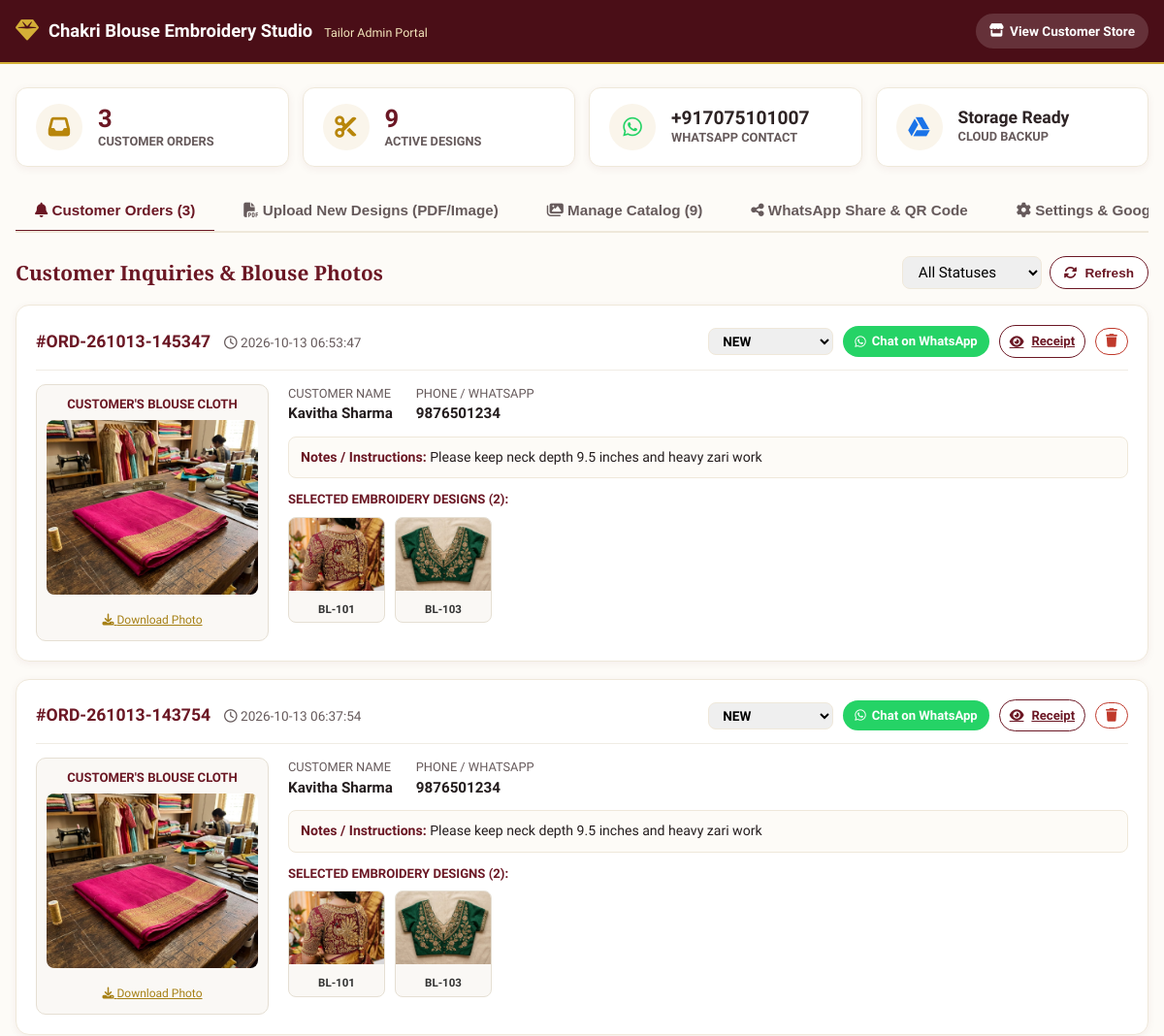
/admin (upper part), run on an earlier commit of the app's database.
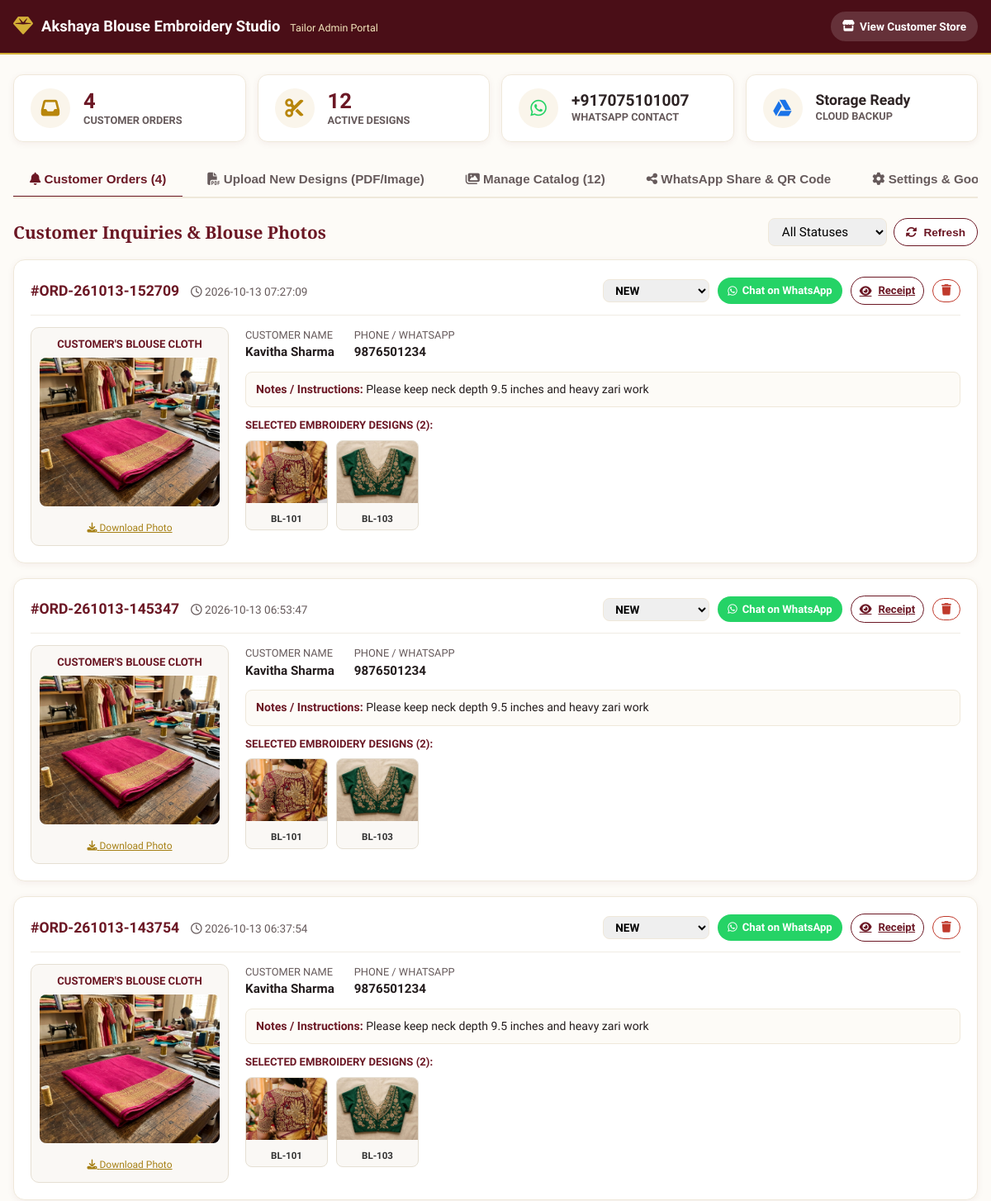
And on a later commit of the database.
### tables this page shows
CREATE TABLE settings (
        key TEXT PRIMARY KEY,
        value TEXT NOT NULL
    );

CREATE TABLE orders (
        id INTEGER PRIMARY KEY AUTOINCREMENT,
        order_code TEXT NOT NULL UNIQUE,
        customer_name TEXT NOT NULL,
        customer_phone TEXT NOT NULL,
        blouse_image_path TEXT,
        selected_design_ids TEXT NOT NULL,
        customer_notes TEXT,
        status TEXT DEFAULT 'NEW',
        created_at TIMESTAMP DEFAULT CURRENT_TIMESTAMP
    );

CREATE TABLE designs (
        id INTEGER PRIMARY KEY AUTOINCREMENT,
        code TEXT NOT NULL UNIQUE,
        title TEXT NOT NULL,
        category TEXT NOT NULL,
        description TEXT,
        image_path TEXT NOT NULL,
        thumb_path TEXT NOT NULL,
        pdf_source TEXT,
        pdf_page INTEGER,
        tags TEXT,
        is_active INTEGER DEFAULT 1,
        created_at TIMESTAMP DEFAULT CURRENT_TIMESTAMP
    );

### app.py (the view)
@app.get("/admin", response_class=HTMLResponse)
async def view_admin(request: Request):
    settings = db.get_settings()
    orders = db.get_all_orders()
    for o in orders:
        o["designs_detail"] = db.get_designs_by_ids(o.get("selected_design_ids", []))
    designs = db.get_all_designs(only_active=False)
    gdrive_status = gdrive.check_gdrive_status()
    return templates.TemplateResponse(request, "admin.html", {
        "settings": settings,
        "orders": orders,
        "designs": designs,
        "gdrive_status": gdrive_status,
        "base_url": get_base_url(request)
    })

### templates/admin.html (shortened to what the changed rows need)
<!DOCTYPE html>
<html lang="en">
<head>
  <link rel="stylesheet" href="https://cdnjs.cloudflare.com/ajax/libs/font-awesome/6.5.1/css/all.min.css">
  <link rel="stylesheet" href="/static/css/style.css">
</head>
<body>
  <nav class="admin-navbar">
    <div class="container" style="display: flex; justify-content: space-between; align-items: center;">
      <div style="display: flex; align-items: center; gap: 10px;">
        <div>
          <span style="font-weight: 700; font-size: 1.15rem; color: #FFF;">{{ settings.business_name }}</span>
          <span style="font-size: 0.78rem; color: #F4E7BD; margin-left: 8px;">Tailor Admin Portal</span>
        </div>
      </div>
    </div>
  </nav>
  <main class="container" id="adminMainContent" style="display: block; margin-top: 24px;">
    <div class="admin-grid-stats">
      <div class="stat-card">
        <div>
          <div class="stat-number" id="statOrdersCount">{{ orders|length }}</div>
          <div class="stat-label">Customer Orders</div>
        </div>
      </div>
      <div class="stat-card">
        <div>
          <div class="stat-number" id="statDesignsCount">{{ designs|length }}</div>
          <div class="stat-label">Active Designs</div>
        </div>
      </div>
    </div>
    <div class="admin-tabs">
      <button class="admin-tab-btn active" onclick="switchTab('ordersTab')">
        <i class="fa-solid fa-bell"></i> Customer Orders (<span id="tabOrderBadge">{{ orders|length }}</span>)
      </button>
      <button class="admin-tab-btn" onclick="switchTab('designsTab')">
        <i class="fa-solid fa-images"></i> Manage Catalog (<span id="tabDesignBadge">{{ designs|length }}</span>)
      </button>
    </div>
    <section id="ordersTab" class="admin-tab-content active">
      <div style="display: flex; justify-content: space-between; align-items: center; margin-bottom: 16px; flex-wrap: wrap; gap: 10px;">
        <h2 style="font-size: 1.3rem; color: var(--primary);">Customer Inquiries & Blouse Photos</h2>
      </div>
      <div id="ordersContainer">
        {% for order in orders %}
        <div class="order-item-wrap" data-status="{{ order.status }}" id="order-row-{{ order.id }}">
          <div class="order-header-row">
            <div>
              <span style="font-weight: 800; font-size: 1.1rem; color: var(--primary);">#{{ order.order_code }}</span>
              <span style="font-size: 0.85rem; color: var(--text-muted); margin-left: 10px;">
                <i class="fa-regular fa-clock"></i> {{ order.created_at }}
              </span>
            </div>
            <div style="display: flex; align-items: center; gap: 10px;">
              <select class="form-input" style="padding: 4px 10px; width: auto; font-size: 0.85rem; font-weight: 700;" onchange="updateOrderStatus('{{ order.id }}', this.value)">
                <option value="NEW" {% if order.status == 'NEW' %}selected{% endif %}>NEW</option>
              </select>
              <a href="https://wa.me/{{ order.customer_phone }}?text=Namaste%20{{ order.customer_name }}!%20This%20is%20{{ settings.business_name }}.%20I%20received%20your%20blouse%20order%20%23{{ order.order_code }}%20with%20your%20uploaded%20blouse%20photo%20and%20selected%20designs.%20Let's%20finalize%20the%20details!"
                 target="_blank" class="btn-header btn-whatsapp-header" style="padding: 6px 12px; font-size: 0.82rem;">
                <i class="fa-brands fa-whatsapp"></i> Chat on WhatsApp
              </a>
              <a href="/order/{{ order.order_code }}" target="_blank" class="btn-select" style="padding: 6px 10px; width: auto; font-size: 0.82rem;" title="View Customer Receipt">
                <i class="fa-solid fa-eye"></i> Receipt
              </a>
              <button onclick="deleteOrder('{{ order.id }}')" class="btn-select" style="padding: 6px 10px; width: auto; color: #C0392B; border-color: #C0392B;" title="Delete">
                <i class="fa-solid fa-trash"></i>
              </button>
            </div>
          </div>
          <div class="order-grid-visual">
            <div class="admin-blouse-box">
              <div style="font-size: 0.82rem; font-weight: 700; color: #6B1724; margin-bottom: 6px;">
                CUSTOMER'S BLOUSE CLOTH
              </div>
              {% if order.blouse_image_path %}
              <a href="/{{ order.blouse_image_path }}" target="_blank">
                <img src="/{{ order.blouse_image_path }}" class="admin-blouse-img" alt="Blouse Material" title="Click to view full image">
              </a>
              <div style="margin-top: 6px;">
                <a href="/{{ order.blouse_image_path }}" download="Blouse_{{ order.order_code }}.jpg" style="font-size: 0.75rem; color: var(--gold-dark); text-decoration: underline;">
                  <i class="fa-solid fa-download"></i> Download Photo
                </a>
              </div>
              {% else %}
              <div style="padding: 40px 10px; color: #999; font-size: 0.85rem;">
                <i class="fa-solid fa-image" style="font-size: 2rem; color: #DDD; margin-bottom: 6px;"></i>
                <p>No blouse photo uploaded</p>
              </div>
              {% endif %}
            </div>
            <div>
              <div style="display: flex; gap: 24px; flex-wrap: wrap; margin-bottom: 12px; font-size: 0.95rem;">
                <div>
                  <span style="color: var(--text-muted); font-size: 0.8rem; display: block;">CUSTOMER NAME</span>
                  <strong>{{ order.customer_name }}</strong>
                </div>
                <div>
                  <span style="color: var(--text-muted); font-size: 0.8rem; display: block;">PHONE / WHATSAPP</span>
                  <strong>{{ order.customer_phone }}</strong>
                </div>
              </div>
              {% if order.customer_notes %}
              <div style="background: #FDFBF7; padding: 10px 12px; border-radius: 8px; border: 1px solid #EFE8DA; margin-bottom: 12px; font-size: 0.88rem;">
                <strong style="color: var(--primary);">Notes / Instructions:</strong> {{ order.customer_notes }}
              </div>
              {% endif %}
              <div style="font-size: 0.82rem; font-weight: 700; color: var(--primary); margin-bottom: 8px;">
                SELECTED EMBROIDERY DESIGNS ({{ order.designs_detail|length }}):
              </div>
              <div style="display: flex; gap: 10px; overflow-x: auto; padding-bottom: 8px;">
                {% for d in order.designs_detail %}
                <div style="width: 100px; flex-shrink: 0; background: #FAF8F5; border: 1px solid #E5DFD3; border-radius: 8px; overflow: hidden; text-align: center;">
                  <img src="/{{ d.thumb_path }}" alt="{{ d.code }}" style="width: 100%; height: 75px; object-fit: cover;">
                  <div style="font-size: 0.72rem; font-weight: 700; padding: 4px 2px; color: #333;">{{ d.code }}</div>
                </div>
                {% endfor %}
              </div>
            </div>
          </div>
        </div>
        {% endfor %}
      </div>
    </section>
  </main>
</body>
</html>

What changed in the data, as far as the page shows it:
changed settings: business_name "Chakri Blouse Embroidery Studio" → "Akshaya Blouse Embroidery Studio"
added orders: order_code "ORD-261013-152709", created_at "2026-10-13 07:27:09", status+id "NEW", blouse_image_path (picture), customer_name "Kavitha Sharma", customer_phone "9876501234", customer_notes "Please keep neck depth 9.5 inches and heavy zari work", designs_detail|length "2", designs (thumb_path (picture), code "BL-101"), designs (thumb_path (picture), code "BL-103")
Also different on the page:
{{ orders|length }}: "3" → "4"
{{ designs|length }}: "9" → "12"
